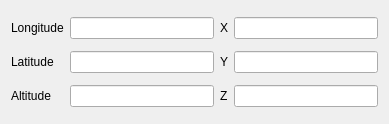
<?xml version="1.0" encoding="UTF-8"?>
<ui version="4.0">
 <class>LLA_XYZ_Component</class>
 <widget class="QWidget" name="LLA_XYZ_Component">
  <property name="geometry">
   <rect>
    <x>0</x>
    <y>0</y>
    <width>389</width>
    <height>124</height>
   </rect>
  </property>
  <property name="windowTitle">
   <string>Form</string>
  </property>
  <layout class="QGridLayout" name="gridLayout">
   <item row="0" column="0">
    <widget class="QLabel" name="label">
     <property name="text">
      <string>Longitude</string>
     </property>
    </widget>
   </item>
   <item row="0" column="1">
    <widget class="QLineEdit" name="lineEdit_lon"/>
   </item>
   <item row="0" column="2">
    <widget class="QLabel" name="label_4">
     <property name="text">
      <string>X</string>
     </property>
    </widget>
   </item>
   <item row="0" column="3">
    <widget class="QLineEdit" name="lineEdit_x">
     <property name="readOnly">
      <bool>false</bool>
     </property>
    </widget>
   </item>
   <item row="1" column="0">
    <widget class="QLabel" name="label_2">
     <property name="text">
      <string>Latitude</string>
     </property>
    </widget>
   </item>
   <item row="1" column="1">
    <widget class="QLineEdit" name="lineEdit_lat"/>
   </item>
   <item row="1" column="2">
    <widget class="QLabel" name="label_5">
     <property name="text">
      <string>Y</string>
     </property>
    </widget>
   </item>
   <item row="1" column="3">
    <widget class="QLineEdit" name="lineEdit_y"/>
   </item>
   <item row="2" column="0">
    <widget class="QLabel" name="label_3">
     <property name="text">
      <string>Altitude</string>
     </property>
    </widget>
   </item>
   <item row="2" column="1">
    <widget class="QLineEdit" name="lineEdit_alt"/>
   </item>
   <item row="2" column="2">
    <widget class="QLabel" name="label_6">
     <property name="text">
      <string>Z</string>
     </property>
    </widget>
   </item>
   <item row="2" column="3">
    <widget class="QLineEdit" name="lineEdit_z"/>
   </item>
  </layout>
 </widget>
 <resources/>
 <connections/>
</ui>
